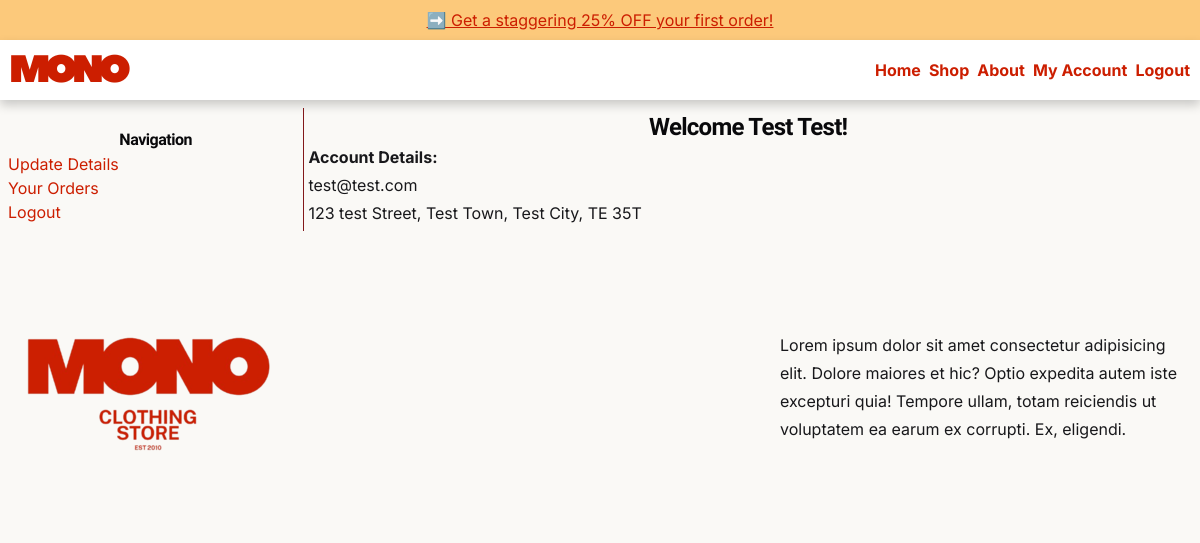
/account (signed in), run on the app's committed database.
### tables this page shows
CREATE TABLE users (
    user_id INTEGER PRIMARY KEY AUTOINCREMENT,
    firstname TEXT NOT NULL,
    surname TEXT NOT NULL,
    email TEXT NOT NULL UNIQUE,
    password TEXT NOT NULL,
    address TEXT NOT NULL,
    user_created_at TEXT NOT NULL
);

### app.py (the view)
@app.route("/account")
@login_required
def account():
    title = "My Account"
    user_id = session["user_id"]
    connection = connect_db()
    cursor = connection.cursor()
    cursor.execute("""SELECT * FROM users WHERE user_id = ?;""", (user_id,))
    user = cursor.fetchone()
    connection.close()
    return render_template("pages/customer/account.html", title=title, user=user)

### app.py (called while the page is built)
@app.after_request
def after_request(response):
    response.headers["Cache-Control"] = "no-cache, no-store, must-revalidate"
    response.headers["Expires"] = 0
    response.headers["Pragma"] = "no-cache"
    return response

### helpers.py (called while the page is built)
def connect_db():
    connection = sqlite3.connect("instance/shop.db", timeout=10)
    connection.execute("PRAGMA foreign_keys = ON")
    connection.row_factory = sqlite3.Row
    return connection

def login_required(f):
    @wraps(f)
    def decorated_function(*args, **kwargs):
        if session.get("user_id") is None:
            return redirect(url_for("login"))
        return f(*args, **kwargs)
    return decorated_function

### templates/pages/customer/account.html (shortened to what this page needs)
{% extends 'layout.html' %} {% block content %}
<section>
  <div class="flex w-full p-2">
    <div class="flex h-full w-1/2 flex-col lg:w-1/3">
      <h4 class="mt-5 text-center font-bold">Navigation</h4>
      <nav>
        <ul>
          <li>
            <a href="{{url_for('update_account_details')}}">Update Details</a>
          </li>
          <li><a href=" {{url_for('order_history')}} ">Your Orders</a></li>
          <li><a href=" {{url_for('logout')}} ">Logout</a></li>
        </ul>
      </nav>
    </div>
    <div class="h-full w-full border-l border-red-900 p-1">
      <h3 class="text-center">
        Welcome {{user['firstname']}} {{user['surname']}}!
      </h3>
      <p class="font-bold">Account Details:</p>
      <div>
        <p>{{user['email']}}</p>
        <p>{{user['address']}}</p>
      </div>
    </div>
  </div>
</section>
{% endblock %}

### data on the page
users: firstname "Test", surname "Test", email "test@test.com", address "123 test Street, Test Town, Test City, TE 35T"
